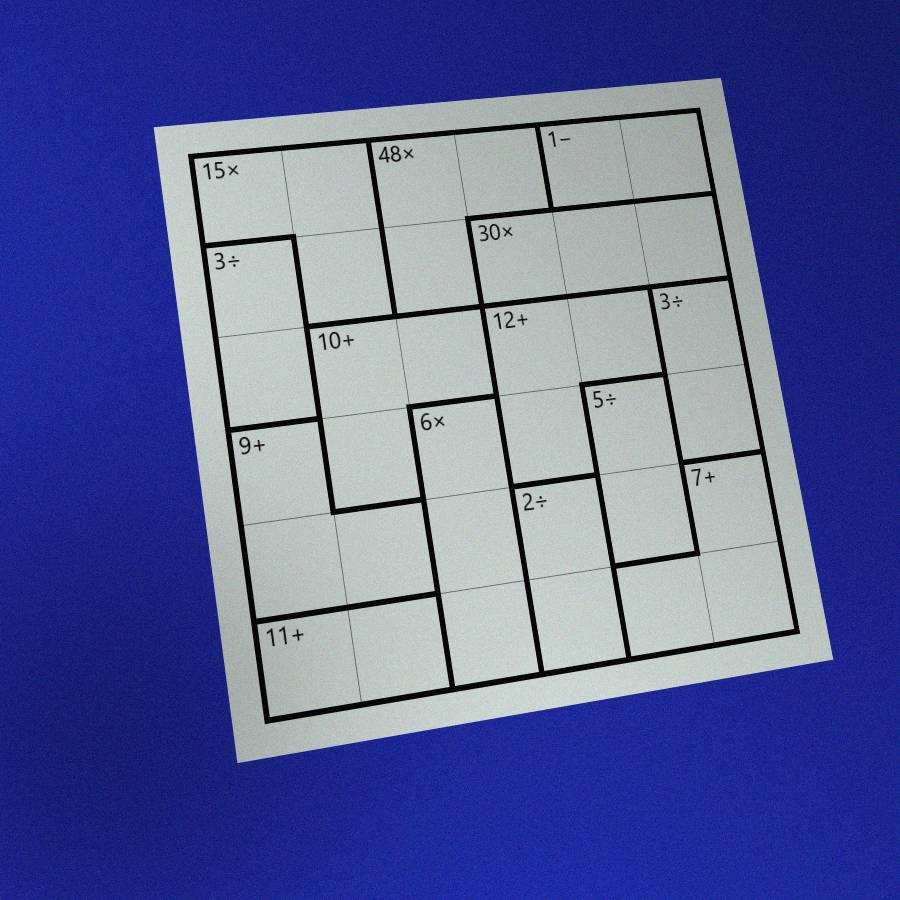
#> input picture prototipo_interactivo/sample_images/caso4_alta_dificultad_6x6.jpg, 900 x 900 px; its folder holds only this picture in this run
$ python -i ocr.py   (imports and definitions only)
#> lines starting #> are read from the running program, lines starting #| are printed output that depends on the picture; after the words box and inside, x2 and y2 are one past the last pixel; in counts of white or black regions, pixels touching at a corner belong together
"""OCR de las etiquetas de las jaulas: recorte -> caracteres -> CNN -> lecturas.

Flujo para cada jaula:
  1. crop_label():     recorta la mitad superior de su celda ancla en el
                       tablero rectificado, la reescala, borra las líneas de
                       la grilla y binariza con Otsu dentro del recorte.
  2. segment_glyphs(): separa los caracteres con componentes conexas. Las
                       piezas que se superponen en x se agrupan (los puntos
                       del '÷' van con su barra) y las cajas demasiado anchas
                       (dos caracteres pegados) se cortan. Orden: izquierda a derecha.
  3. normalize_glyph(): cada carácter -> imagen 32x32 de "oscuridad" en [0,1]
                       (tinta = 1, papel = 0), centrado y manteniendo la
                       proporción. Es la entrada de la CNN.
  4. La CNN (cnn.py) da una distribución de probabilidad sobre 14 clases por carácter.
  5. decode_readings(): combina las probabilidades con la gramática de una
                       etiqueta ("dígitos + operación", y qué operaciones admite
                       el tamaño de la jaula) y devuelve las k lecturas más
                       probables con su log-probabilidad. Esas alternativas son
                       las que usa la inferencia conjunta del modelo CP.
"""

from __future__ import annotations

import heapq
import math
from dataclasses import dataclass

import cv2
import numpy as np

from .grid import line_masks
from .preprocessing import to_gray

# Las 14 clases de la CNN. 'x' y '×' son la misma clase (multiplicación); '/' y '÷' también.
CLASSES = list("0123456789") + ["+", "-", "*", "/"]
CLASS_INDEX = {c: k for k, c in enumerate(CLASSES)}
DIGITS = list(range(10))
GLYPH_TO_CLASS = {**{d: d for d in "0123456789"}, "+": "+", "-": "-", "−": "-", "–": "-",
                  "*": "*", "x": "*", "X": "*", "×": "*", "/": "/", "÷": "/", ":": "/"}
GLYPH_SIZE = 32
LABEL_H = 160  # alto (px) al que se reescala cada celda antes de segmentar


# ============================================================ 1. recorte
@dataclass
class LabelCrop:
    gray: np.ndarray      # zona de la etiqueta en gris, reescalada
    ink: np.ndarray       # "oscuridad" normalizada en [0,1] (1 = tinta), sin líneas
    binary: np.ndarray    # tinta binaria (Otsu local), sin líneas
    cell_h: float         # alto de la celda en el recorte reescalado (= LABEL_H)


# [20 lines left out: functions grid_line_mask, crop_label, not called in this run]


def clean_border_lines(binary: np.ndarray, cell_h: float) -> np.ndarray:
    """Elimina residuos de líneas de celda en los bordes y artefactos periféricos."""
    out = binary.copy()
    h_img, w_img = out.shape
    _, _, stats, _ = cv2.connectedComponentsWithStats(out, connectivity=8)
    for s in stats[1:]:
        x, y, w, h = s[cv2.CC_STAT_LEFT], s[cv2.CC_STAT_TOP], s[cv2.CC_STAT_WIDTH], s[cv2.CC_STAT_HEIGHT]
        # Línea vertical delgada residual de la grilla en el margen derecho o izquierdo
        if w <= 3 and h >= 0.35 * cell_h and (x >= w_img - 4 or x <= 2):
            out[y:y+h, x:x+w] = 0
        # Línea horizontal delgada en el margen superior o inferior
        elif h <= 3 and w >= 0.50 * w_img and (y <= 2 or y >= h_img - 3):
            out[y:y+h, x:x+w] = 0
    return out


def label_from_gray(gray: np.ndarray, line: np.ndarray | None = None) -> LabelCrop:
    """Recorte en gris (ya a escala LABEL_H) -> tinta normalizada y binaria.

    Se usa igual en el pipeline y al generar datos de entrenamiento, para que
    la CNN vea exactamente el mismo tipo de entrada en ambos casos.
    """
    if line is None:
        line = np.zeros_like(gray)
    gray = cv2.GaussianBlur(gray, (3, 3), 0)
    paper, dark = np.percentile(gray, 90), np.percentile(gray, 1)
    ink = np.clip((paper - gray.astype(np.float32)) / max(paper - dark, 20.0), 0, 1)
    ink[line > 0] = 0
    _, binary = cv2.threshold(gray, 0, 255, cv2.THRESH_BINARY_INV | cv2.THRESH_OTSU)
    binary[line > 0] = 0
    if paper - dark < 25:  # recorte sin contraste: no hay texto
        binary[:] = 0

    # Rescate adaptativo si Otsu colapsó debido a sombras intensas o gradientes (> 18% de tinta)
    if np.mean(binary > 0) > 0.18:
        bg = cv2.GaussianBlur(gray, (31, 31), 0)
        norm_gray = np.clip((gray.astype(np.float32) / np.maximum(bg.astype(np.float32), 1.0)) * 255.0, 0, 255).astype(np.uint8)
        _, binary_norm = cv2.threshold(norm_gray, 0, 255, cv2.THRESH_BINARY_INV | cv2.THRESH_OTSU)
        binary_norm[line > 0] = 0
        if np.mean(binary_norm > 0) < np.mean(binary > 0):
            binary = binary_norm
            p_n, d_n = np.percentile(norm_gray, 90), np.percentile(norm_gray, 1)
            ink = np.clip((p_n - norm_gray.astype(np.float32)) / max(p_n - d_n, 20.0), 0, 1)
            ink[line > 0] = 0

    binary = clean_border_lines(binary, float(LABEL_H))
    return LabelCrop(gray, ink, binary, float(LABEL_H))


# ============================================================ 2. segmentación
# [93 lines left out: functions _tight, _split_wide, segment_glyphs, normalize_glyph, not called in this run]


SPLIT_PENALTY = 3.0  # costo (en log-prob) de usar una segmentación alternativa


# [136 lines left out: functions segmentation_hypotheses, extract_label_glyphs, allowed_ops, decode_readings, not called in this run]


def log_softmax_np(logits: np.ndarray) -> np.ndarray:
    z = logits - logits.max(axis=1, keepdims=True)
    return z - np.log(np.exp(z).sum(axis=1, keepdims=True))


def reading_label(r: dict) -> str:
    return str(r["target"]) if r["op"] == "=" else f'{r["target"]}{r["op"]}'


def prob(r: dict) -> float:
    return math.exp(r["logp"])

>>> import cv2
>>> picture = cv2.imread('../sample_images/caso4_alta_dificultad_6x6.jpg', cv2.IMREAD_GRAYSCALE)
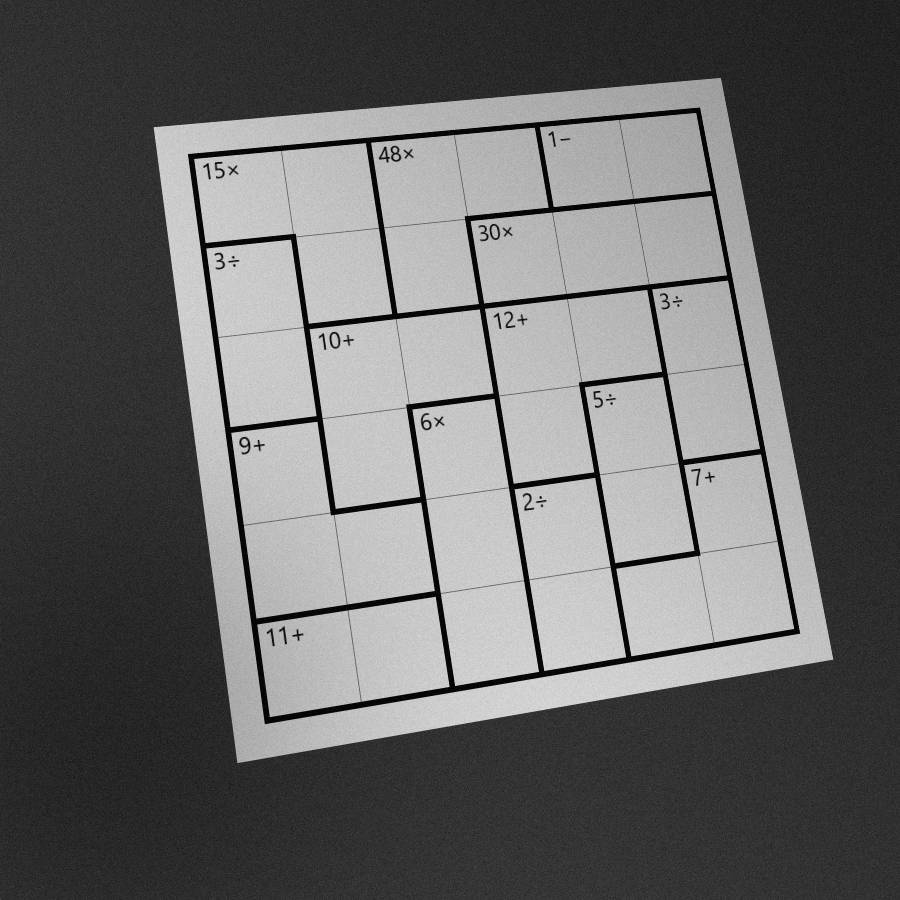
#> picture: shape (900, 900); min 0, max 231, mean 102.6
>>> result = label_from_gray(picture)
#> in label_from_gray, `paper, dark = np.percentile(gray, 90), np.percentile(gray, 1)`: paper = 199; dark = 6
#> in label_from_gray, `_, binary = cv2.threshold(gray, 0, 255, cv2.THRESH_BINARY_INV | cv2.TH..`:
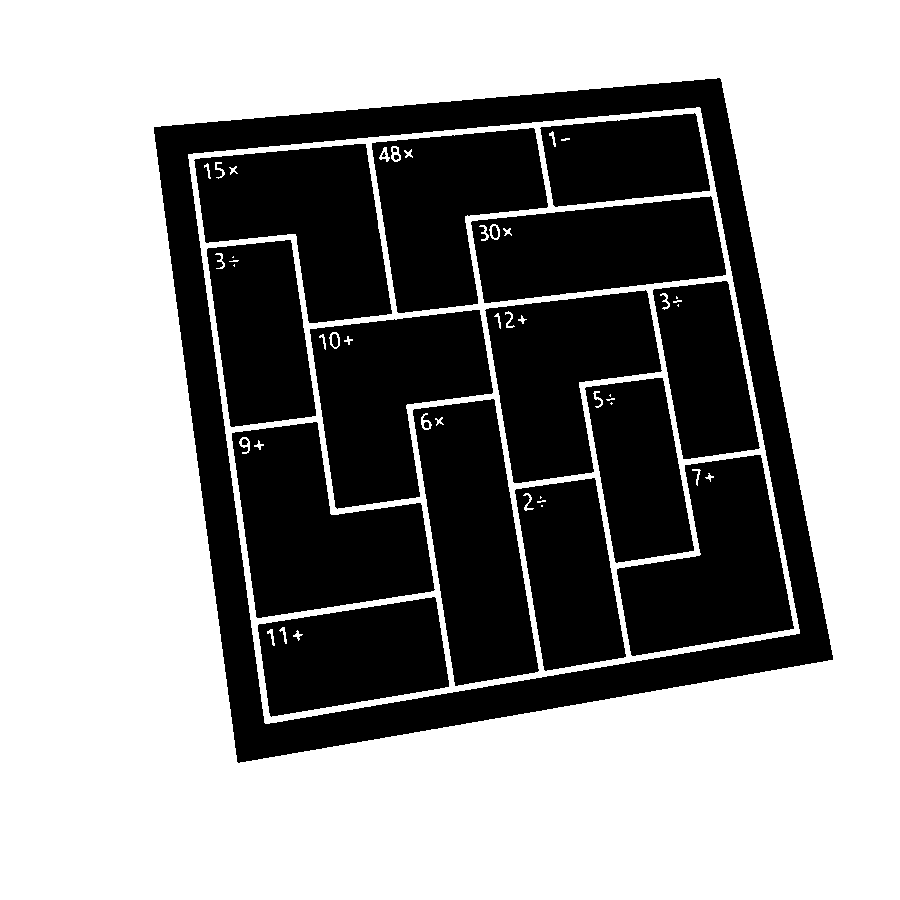
#> binary: shape (900, 900); 59.5% white; 22 black regions (2 under 20 px), largest, box (x1, y1, x2, y2) and area: (154, 78, 833, 763) 67948, (232, 422, 435, 618) 24317, (413, 399, 539, 686) 23101
#> in label_from_gray, `norm_gray = np.clip((gray.astype(np.float32) / np.maximum(bg.astype(np..`:
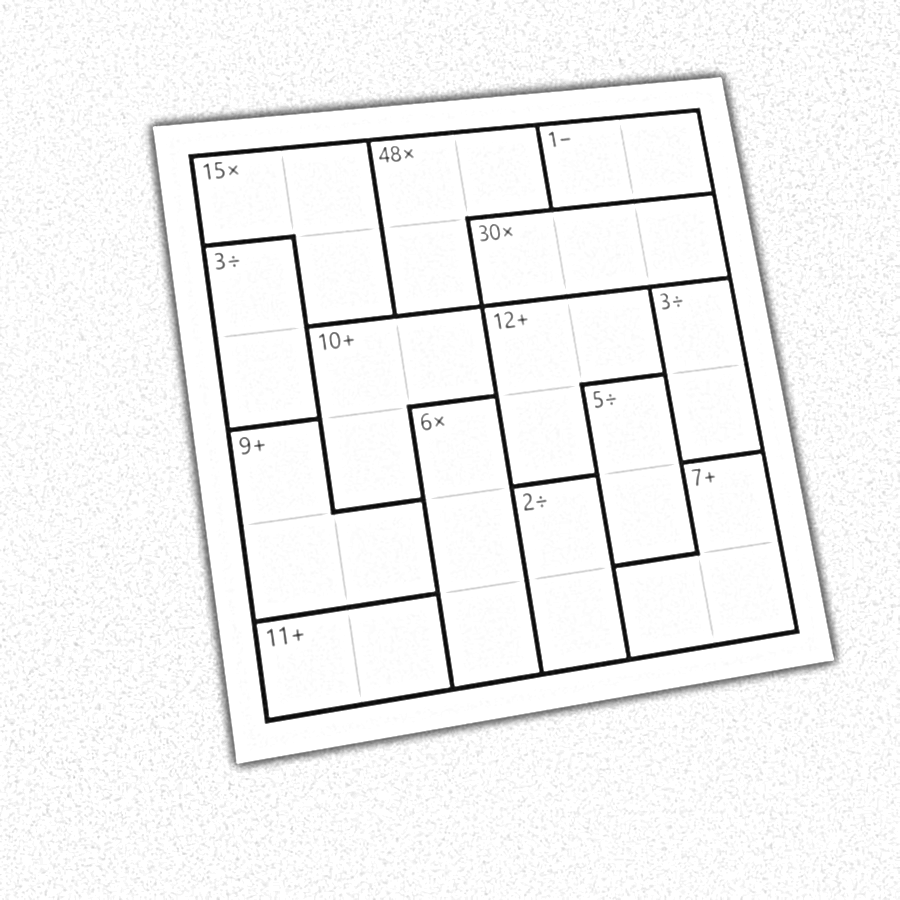
#> norm_gray: shape (900, 900); min 2, max 255, mean 242.4
#> in label_from_gray, `_, binary_norm = cv2.threshold(norm_gray, 0, 255, cv2.THRESH_BINARY_IN..`:
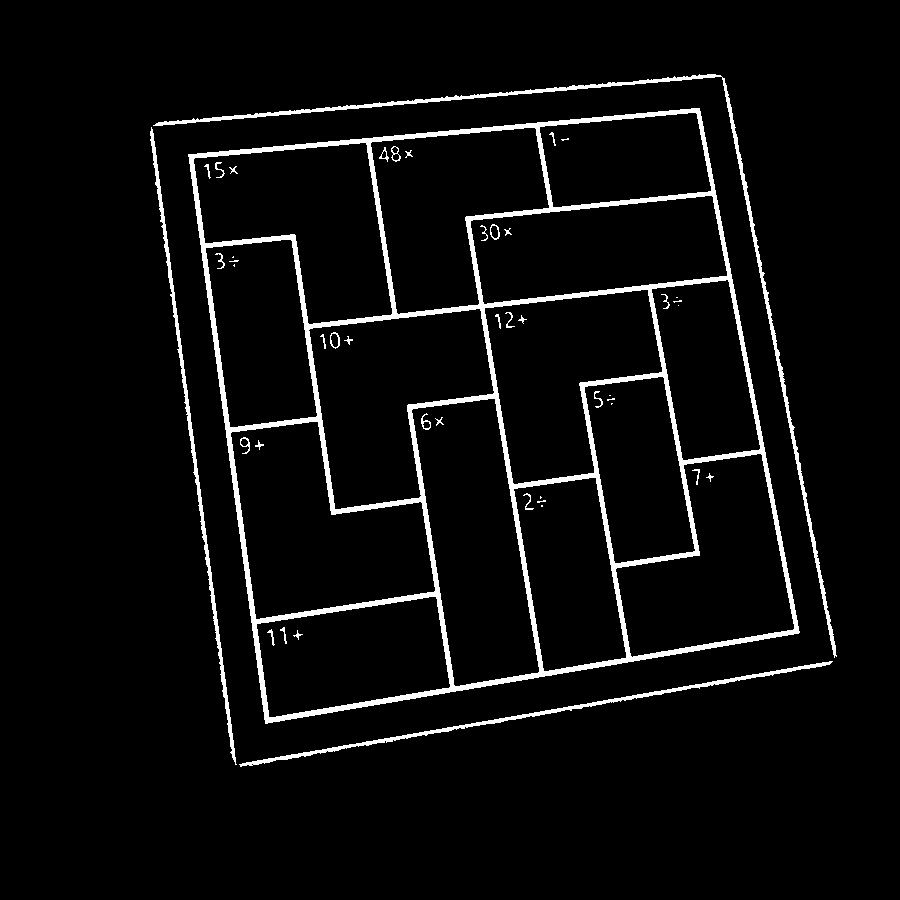
#> binary_norm: shape (900, 900); 4.6% white; 46 white regions (13 under 20 px), largest, box (x1, y1, x2, y2) and area: (188, 108, 800, 724) 27376, (153, 74, 837, 658) 4276, (150, 127, 237, 765) 2382
#> in label_from_gray, `p_n, d_n = np.percentile(norm_gray, 90), np.percentile(norm_gray, 1)`: p_n = 255; d_n = 14
#> in label_from_gray, `ink = np.clip((p_n - norm_gray.astype(np.float32)) / max(p_n - d_n, 20..`:
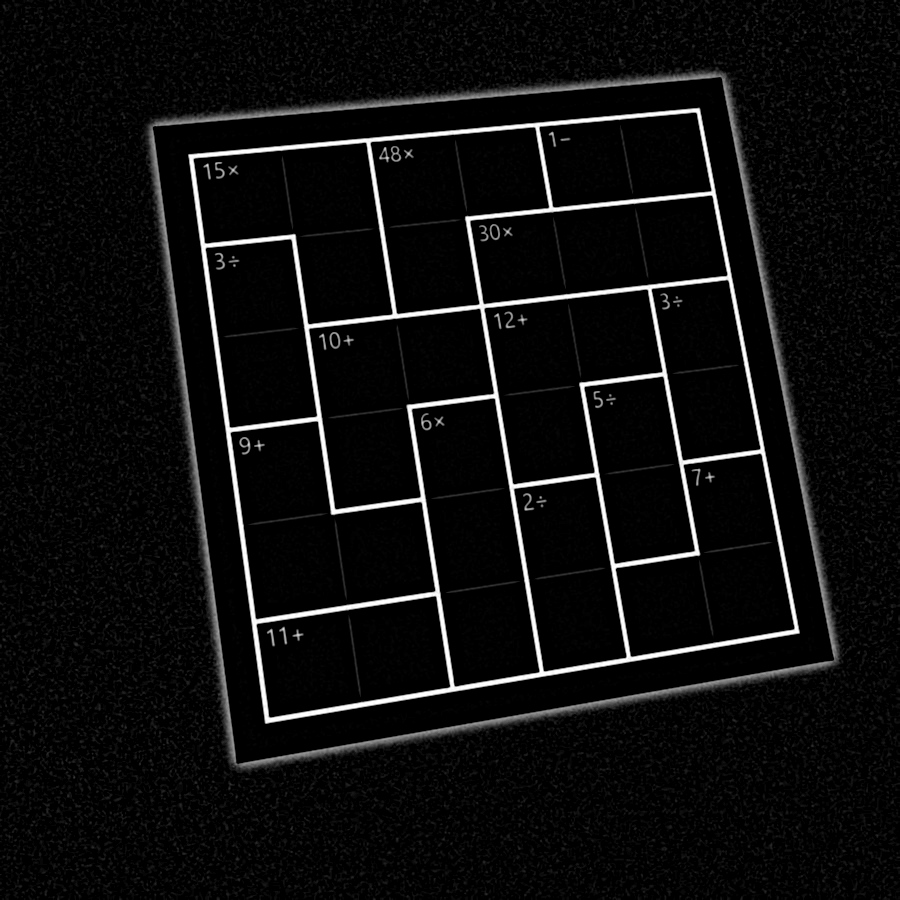
#> ink: shape (900, 900) float32; min 0, max 1, mean 0.0522
#> in clean_border_lines, `_, _, stats, _ = cv2.connectedComponentsWithStats(out, connectivity=8)`: stats = 47 rows, first 6: [0, 0, 900, 900, 772466], [153, 74, 684, 584, 4276], [188, 108, 612, 616, 27376], [150, 127, 87, 638, 2382], [549, 132, 7, 14, 30], [561, 138, 8, 3, 12]
#> the loop in clean_border_lines, `for s in stats[1:]:` made 46 passes
#> (s, x, y, w, h) on passes 1 to 12: ([153, 74, 684, 584, 4276], 153, 74, 684, 584), ([188, 108, 612, 616, 27376], 188, 108, 612, 616), ([150, 127, 87, 638, 2382], 150, 127, 87, 638), ([549, 132, 7, 14, 30], 549, 132, 7, 14), ([561, 138, 8, 3, 12], 561, 138, 8, 3), ([379, 147, 10, 15, 45], 379, 147, 10, 15), ([391, 146, 10, 16, 56], 391, 146, 10, 16), ([405, 150, 8, 8, 27], 405, 150, 8, 8), ([215, 162, 10, 16, 50], 215, 162, 10, 16), ([204, 164, 7, 15, 34], 204, 164, 7, 15), ([229, 166, 9, 8, 28], 229, 166, 9, 8), ([480, 225, 8, 16, 36], 480, 225, 8, 16)

$ run again, on prototipo_interactivo/sample_images/caso7_infactible_contradictorio.jpg
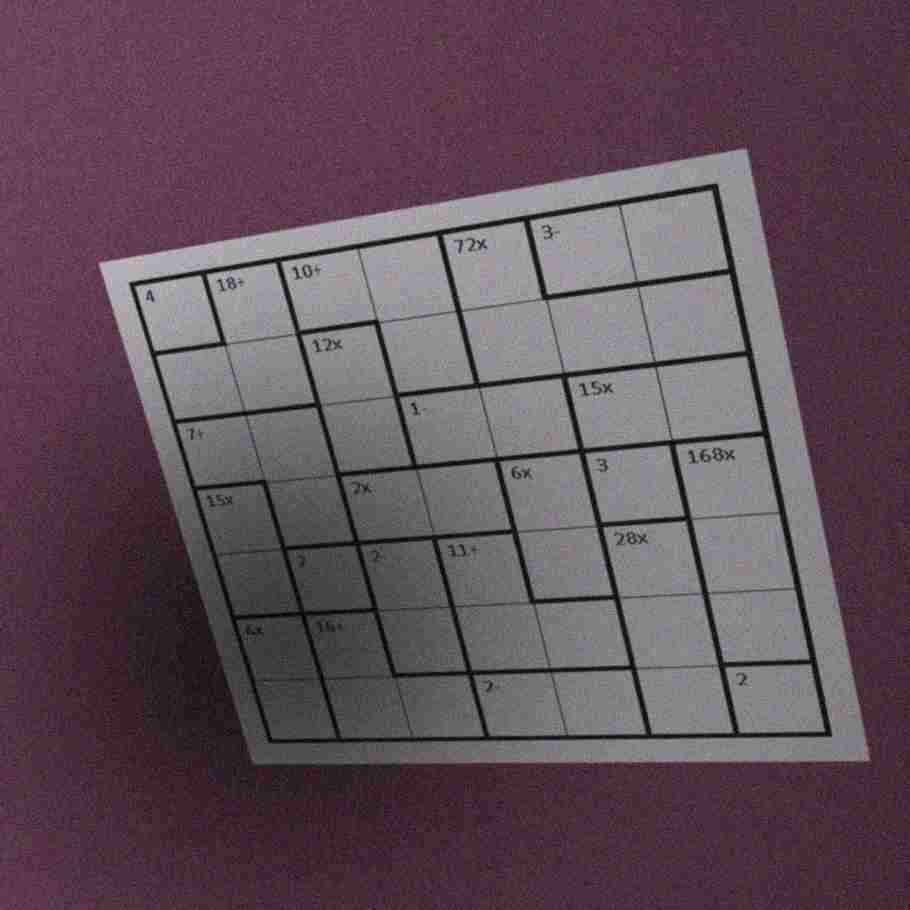
#> input picture prototipo_interactivo/sample_images/caso7_infactible_contradictorio.jpg, 910 x 910 px
#> paper = 145; dark = 24
#> in label_from_gray, `_, binary = cv2.threshold(gray, 0, 255, cv2.THRESH_BINARY_INV | cv2.TH..`:
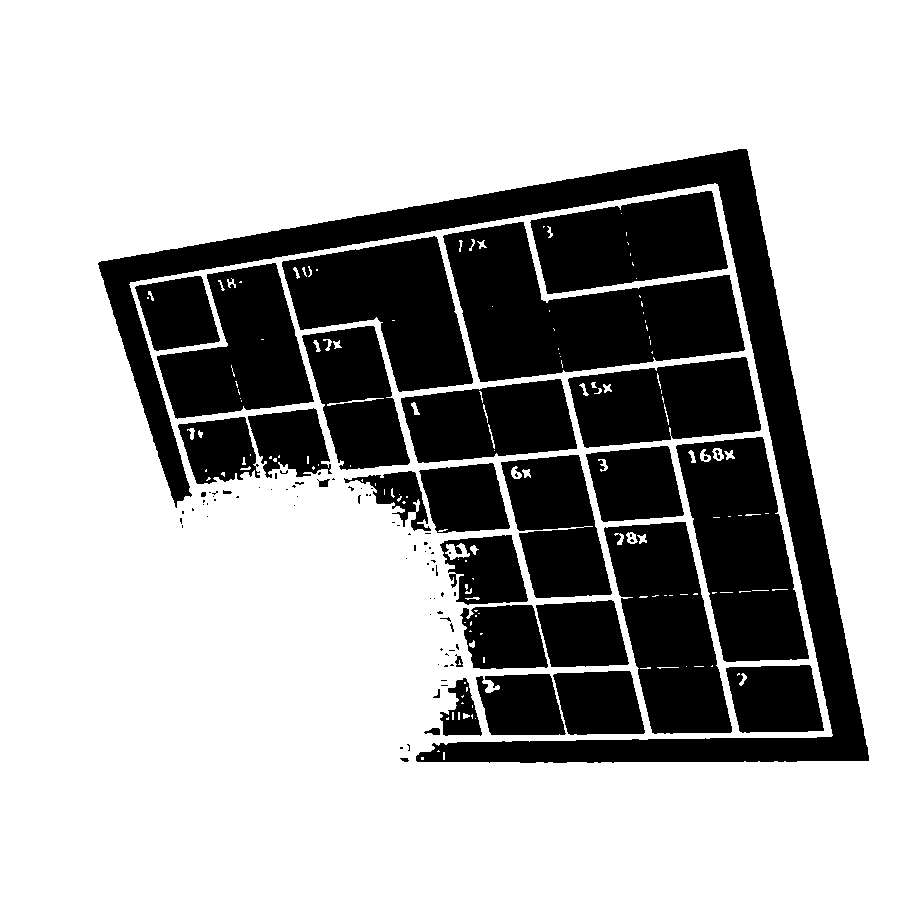
#> binary: shape (910, 910); 68.7% white; 100 black regions (68 under 20 px), largest, box (x1, y1, x2, y2) and area: (98, 149, 869, 763) 51802, (443, 222, 745, 382) 26413, (676, 437, 809, 662) 18756
#> binary_norm: shape (910, 910); 4% white; 348 white regions (262 under 20 px), largest, box (x1, y1, x2, y2) and area: (130, 184, 832, 743) 29287, (174, 520, 184, 546) 66, (220, 668, 229, 692) 62
#> p_n = 255; d_n = 74
#> in label_from_gray, `ink = np.clip((p_n - norm_gray.astype(np.float32)) / max(p_n - d_n, 20..`:
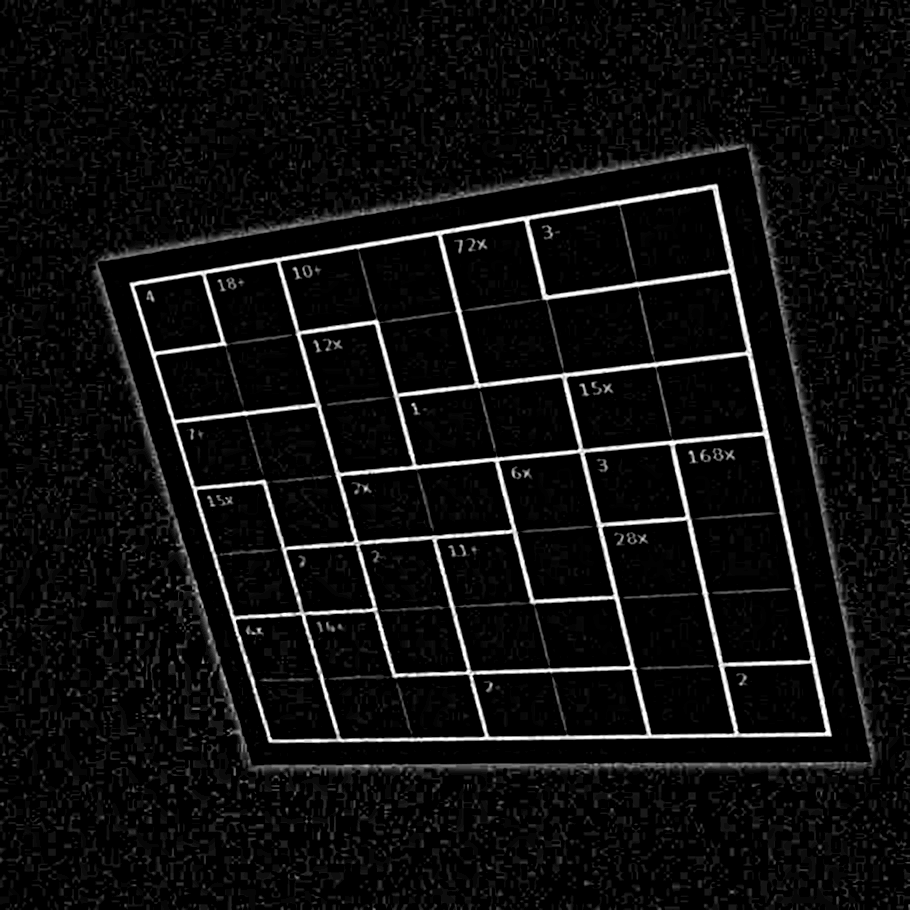
#> ink: shape (910, 910) float32; min 0, max 1, mean 0.0586
#> stats = 349 rows, first 6: [0, 0, 910, 910, 794720], [747, 145, 2, 2, 4], [719, 147, 6, 5, 21], [728, 146, 13, 4, 27], [712, 151, 1, 1, 1], [715, 150, 2, 2, 4]
#> the loop in clean_border_lines, `for s in stats[1:]:` made 348 passes
#> (s, x, y, w, h) on passes 1 to 3: ([747, 145, 2, 2, 4], 747, 145, 2, 2), ([719, 147, 6, 5, 21], 719, 147, 6, 5), ([728, 146, 13, 4, 27], 728, 146, 13, 4)
